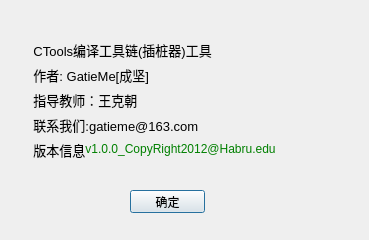
<?xml version="1.0" encoding="UTF-8"?>
<ui version="4.0">
 <class>AboutCTools</class>
 <widget class="QDialog" name="AboutCTools">
  <property name="geometry">
   <rect>
    <x>0</x>
    <y>0</y>
    <width>369</width>
    <height>240</height>
   </rect>
  </property>
  <property name="windowTitle">
   <string>Dialog</string>
  </property>
  <widget class="QLabel" name="label">
   <property name="geometry">
    <rect>
     <x>19</x>
     <y>20</y>
     <width>471</width>
     <height>151</height>
    </rect>
   </property>
   <property name="text">
    <string>&lt;!DOCTYPE HTML PUBLIC &quot;-//W3C//DTD HTML 4.0//EN&quot; &quot;http://www.w3.org/TR/REC-html40/strict.dtd&quot;&gt;
&lt;html&gt;&lt;head&gt;&lt;meta name=&quot;qrichtext&quot; content=&quot;1&quot; /&gt;&lt;style type=&quot;text/css&quot;&gt;
p, li { white-space: pre-wrap; }
&lt;/style&gt;&lt;/head&gt;&lt;body style=&quot; font-family:'宋体'; font-size:9pt; font-weight:400; font-style:normal;&quot;&gt;
&lt;p style=&quot; margin-top:0px; margin-bottom:0px; margin-left:0px; margin-right:0px; -qt-block-indent:0; text-indent:0px;&quot;&gt;&lt;span style=&quot; font-family:'SimSun'; font-size:16pt; vertical-align:super;&quot;&gt;   &lt;/span&gt;&lt;span style=&quot; font-family:'SimSun'; font-size:16pt; vertical-align:sub;&quot;&gt; CTools编译工具链(插桩器)工具&lt;/span&gt;&lt;/p&gt;
&lt;p style=&quot; margin-top:0px; margin-bottom:0px; margin-left:0px; margin-right:0px; -qt-block-indent:0; text-indent:0px;&quot;&gt;&lt;span style=&quot; font-family:'SimSun'; font-size:16pt; vertical-align:sub;&quot;&gt;    作者: GatieMe[成坚]&lt;/span&gt;&lt;/p&gt;
&lt;p style=&quot; margin-top:0px; margin-bottom:0px; margin-left:0px; margin-right:0px; -qt-block-indent:0; text-indent:0px;&quot;&gt;&lt;span style=&quot; font-family:'SimSun'; font-size:16pt; vertical-align:sub;&quot;&gt;    指导教师：王克朝&lt;/span&gt;&lt;/p&gt;
&lt;p style=&quot; margin-top:0px; margin-bottom:0px; margin-left:0px; margin-right:0px; -qt-block-indent:0; text-indent:0px;&quot;&gt;&lt;span style=&quot; font-family:'SimSun'; font-size:16pt; vertical-align:sub;&quot;&gt;    联系我们:gatieme@163.com&lt;/span&gt;&lt;/p&gt;
&lt;p style=&quot; margin-top:0px; margin-bottom:0px; margin-left:0px; margin-right:0px; -qt-block-indent:0; text-indent:0px;&quot;&gt;&lt;span style=&quot; font-family:'SimSun'; font-size:16pt; vertical-align:sub;&quot;&gt;    版本信息&lt;/span&gt;&lt;span style=&quot; color:#008000;&quot;&gt;v1.0.0_CopyRight2012@Habru.edu&lt;/span&gt;&lt;/p&gt;&lt;/body&gt;&lt;/html&gt;</string>
   </property>
  </widget>
  <widget class="QPushButton" name="pushButton_2">
   <property name="geometry">
    <rect>
     <x>130</x>
     <y>190</y>
     <width>75</width>
     <height>23</height>
    </rect>
   </property>
   <property name="text">
    <string>确定</string>
   </property>
  </widget>
 </widget>
 <resources/>
 <connections>
  <connection>
   <sender>pushButton_2</sender>
   <signal>clicked()</signal>
   <receiver>AboutCTools</receiver>
   <slot>close()</slot>
   <hints>
    <hint type="sourcelabel">
     <x>160</x>
     <y>157</y>
    </hint>
    <hint type="destinationlabel">
     <x>194</x>
     <y>132</y>
    </hint>
   </hints>
  </connection>
 </connections>
</ui>
